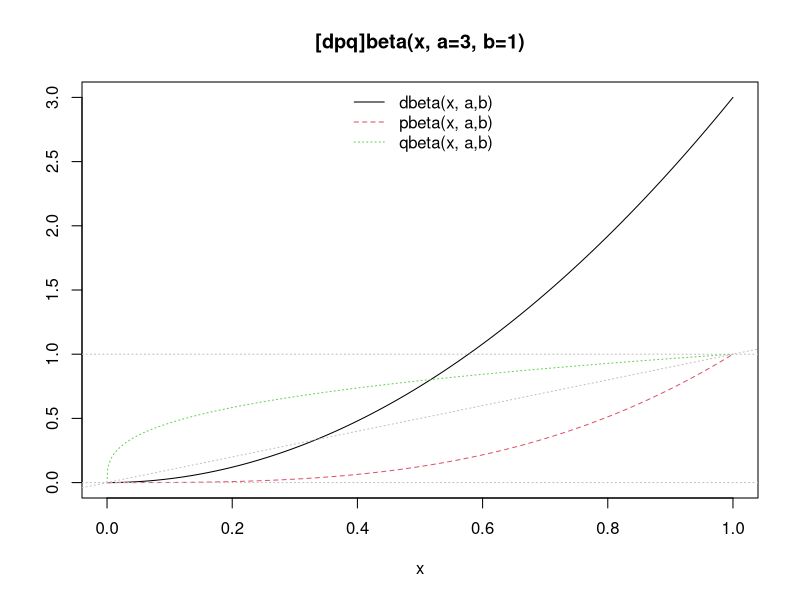
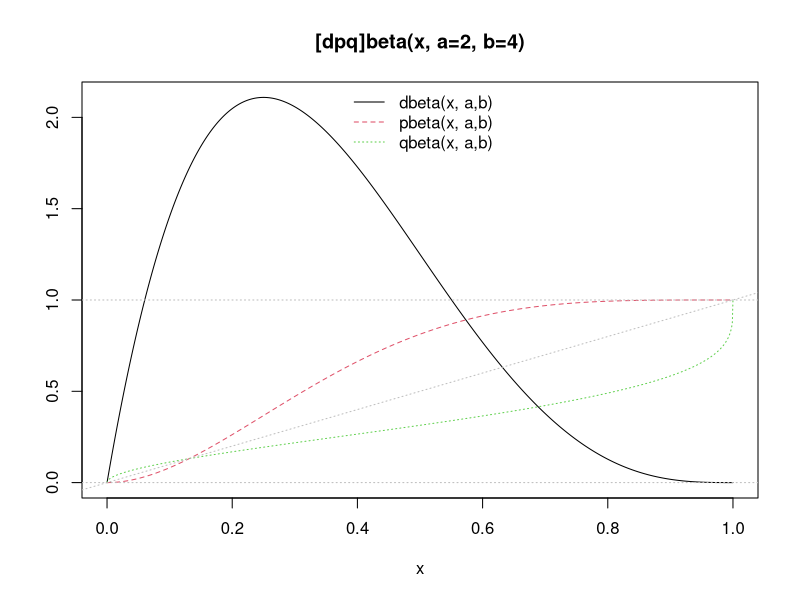
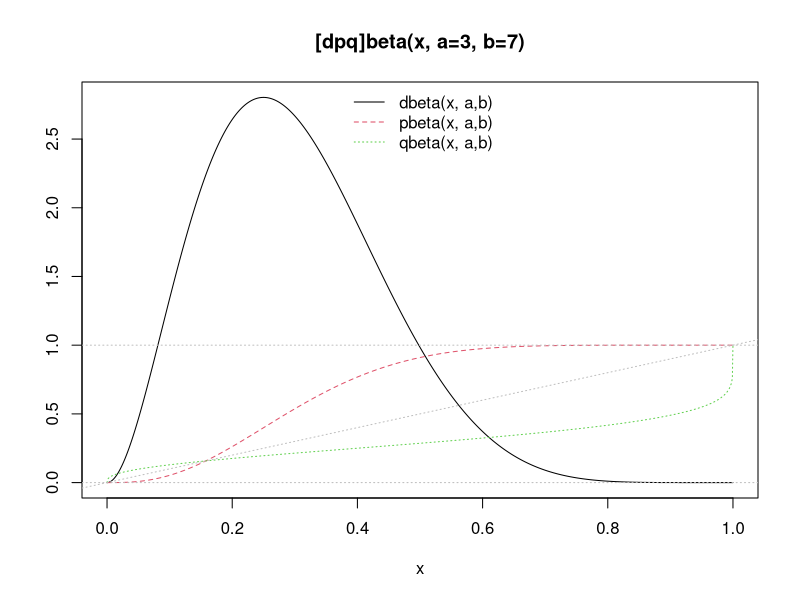
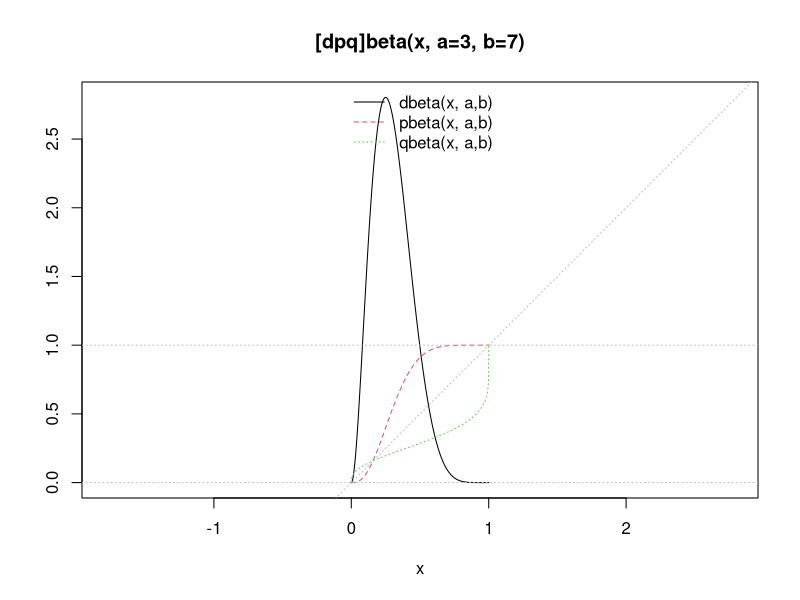
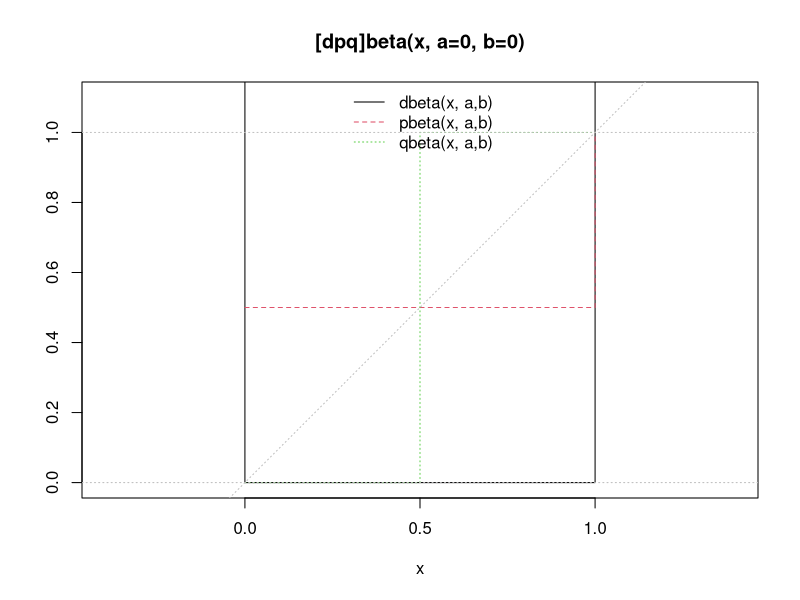
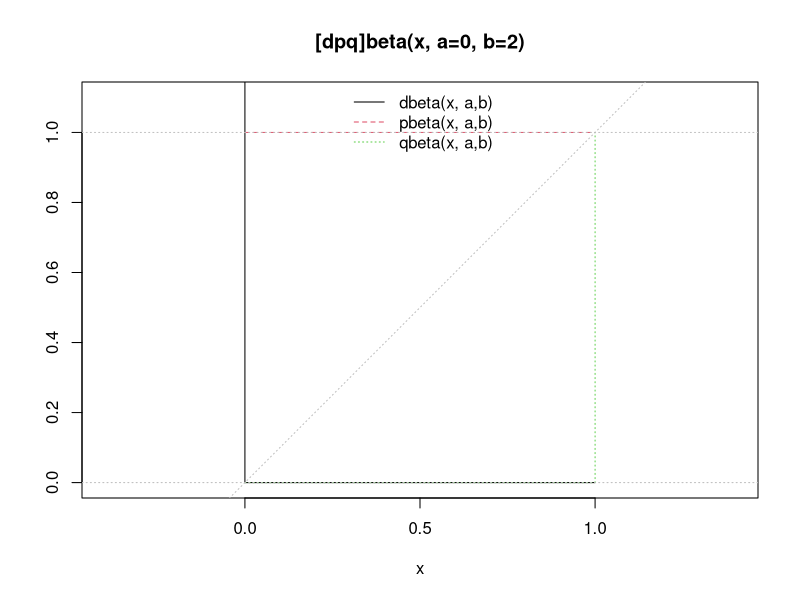
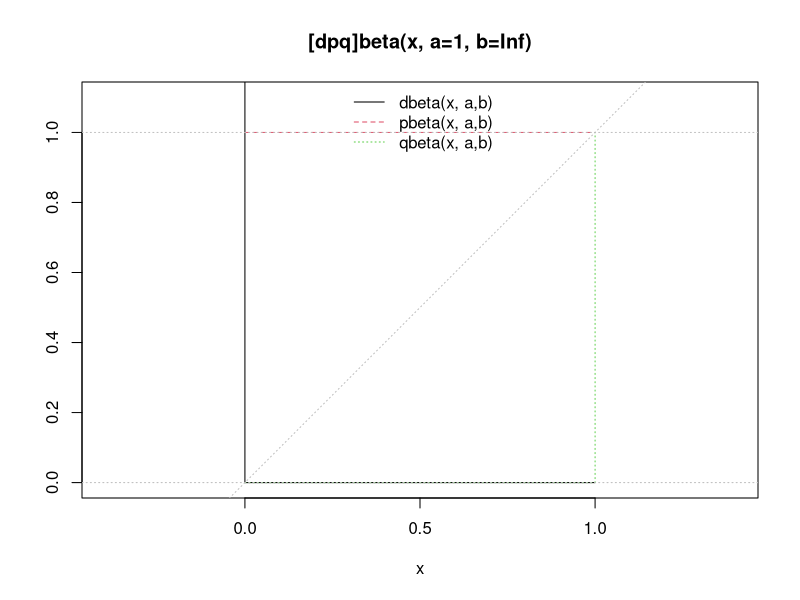
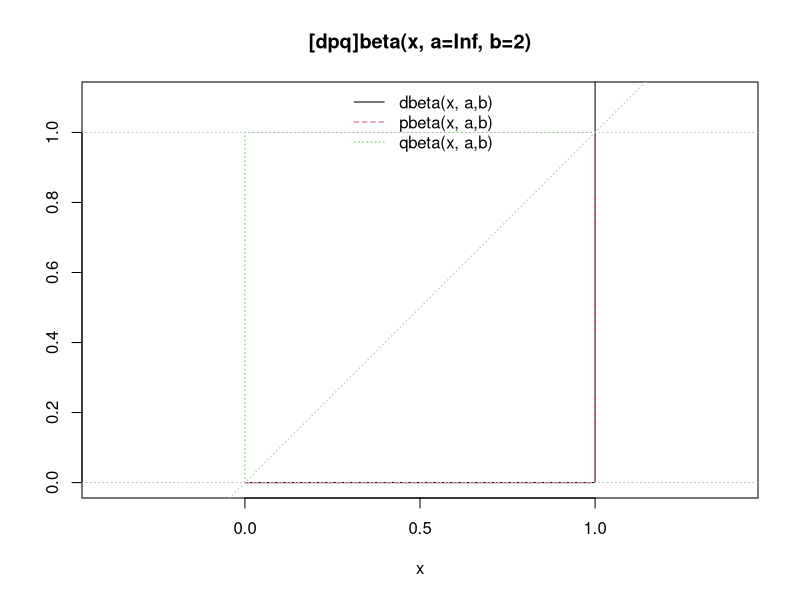

Reproduce these figures in R, in order.
# 190604 example of help beta distribution

x <- seq(0, 1, length = 21)
dbeta(x, 1, 1)
pbeta(x, 1, 1)

## Visualization, including limit cases:
pl.beta <- function(a,b, asp = if(isLim) 1, ylim = if(isLim) c(0,1.1)) {
  if(isLim <- a == 0 || b == 0 || a == Inf || b == Inf) {
    eps <- 1e-10
    x <- c(0, eps, (1:7)/16, 1/2+c(-eps,0,eps), (9:15)/16, 1-eps, 1)
  } else {
    x <- seq(0, 1, length = 1025)
  }
  fx <- cbind(dbeta(x, a,b), pbeta(x, a,b), qbeta(x, a,b))
  f <- fx; f[fx == Inf] <- 1e100
  matplot(x, f, ylab="", type="l", ylim=ylim, asp=asp,
          main = sprintf("[dpq]beta(x, a=%g, b=%g)", a,b))
  abline(0,1,     col="gray", lty=3)
  abline(h = 0:1, col="gray", lty=3)
  legend("top", paste0(c("d","p","q"), "beta(x, a,b)"),
         col=1:3, lty=1:3, bty = "n")
  invisible(cbind(x, fx))
}
pl.beta(3,1)

pl.beta(2, 4)
pl.beta(3, 7)
pl.beta(3, 7, asp=1)

pl.beta(0, 0)   ## point masses at  {0, 1}

pl.beta(0, 2)   ## point mass at 0 ; the same as
pl.beta(1, Inf)

pl.beta(Inf, 2) ## point mass at 1 ; the same as
pl.beta(3, 0)

pl.beta(Inf, Inf)# point mass at 1/2

